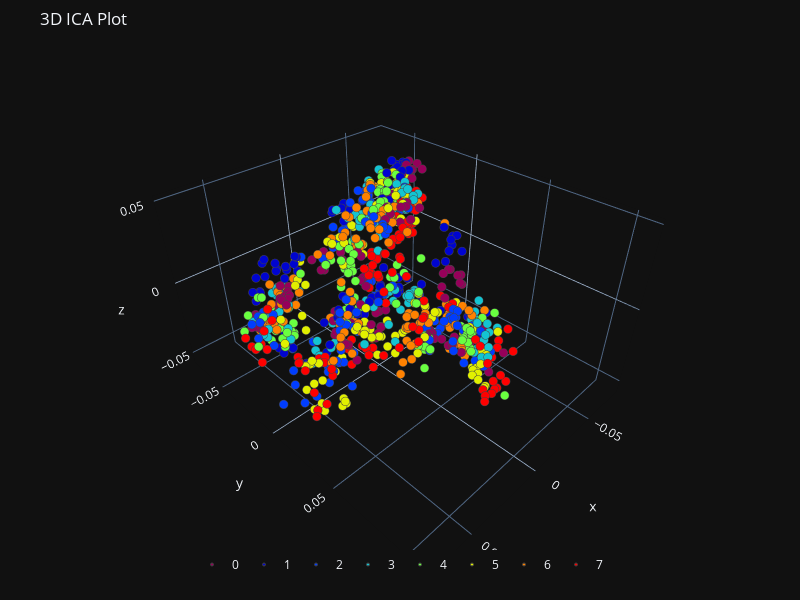

Write notebook code for a chart like this one.
### Markdown cell above
### Independent Component Analysis (ICA)

Independent Component Analysis is a statistical technique for separating a set of observed signals into independent, non-Gaussian components by assuming that the observed signals are linear mixtures of the underlying independent components.

### Code cell
from sklearn.decomposition import FastICA
fast_ica = FastICA(n_components = 3)
ICs = fast_ica.fit_transform(x)

plot_3d(ICs[:, 0],
        ICs[:, 1],
        ICs[:, 2],
        path = os.path.join(explanatory_fMRI_dir, 'ica_3d.png'),
        y = categories[subject_id],
        title = "3D ICA Plot")
